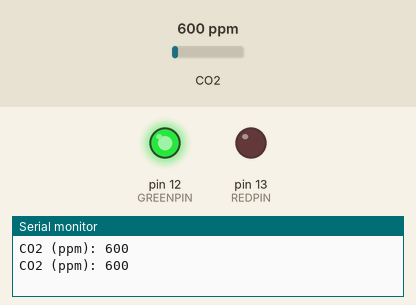
A sketch run on a simulated Arduino Uno, built with avr-gcc and run on an emulated ATmega328P. On the bench: output pins drawn as LEDs (lit = HIGH), the last lines printed to the serial monitor. The inputs (shaded band) are chosen by the test bench; at power-on: CO2 600 ppm.

Above: at 4.9 s.
5.0 s: CO2 set to 1479 ppm
8.1 s: CO2 set to 1524 ppm
At 8.8 s:
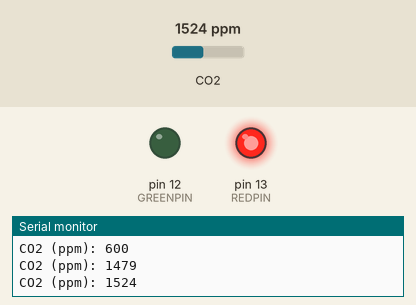
11.2 s: CO2 set to 452 ppm
At 13.6 s:
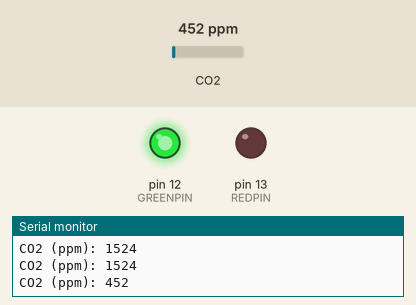
14.3 s: CO2 set to 1700 ppm
At 15.9 s:
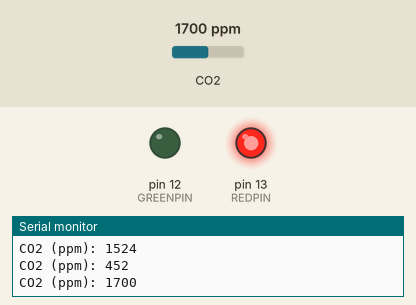
Timing chart, 0 to 17.4 s (numbered marks = the images above; inputs shaded):
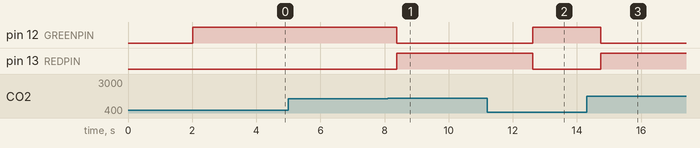

Measured:
- the behaviour switches between 1500 and 1501 ppm on CO2 (found by bisection; images 0 and 1)
- after the input at 8.1 s, pin 12 (GREENPIN): HIGH → LOW after 0.28 s; pin 13 (REDPIN): LOW → HIGH after 0.28 s
- after the input at 11.2 s, pin 12 (GREENPIN): LOW → HIGH after 1.4 s; pin 13 (REDPIN): HIGH → LOW after 1.4 s
- after the input at 14.3 s, pin 12 (GREENPIN): HIGH → LOW after 0.45 s; pin 13 (REDPIN): LOW → HIGH after 0.45 s

The sketch:

sketch_apr10a.ino
```cpp
#include <Arduino.h>
#include "MHZ19.h"
#include <SoftwareSerial.h>
#define RX_PIN 4         //MH-Z19 RX-PIN
#define TX_PIN 5         //MH-Z19 TX-PIN
#define BAUDRATE 9600    //Terminal Baudrate
#define REDPIN 13     //Pin für Rote LED
#define GREENPIN 12   //Pin für Grüne LED
#define SCHWELLE 1500 //Schwellwert wenn die LED von Grün auf Rot wechseln soll.


//Klassen definierung
MHZ19 myMHZ19;
SoftwareSerial mySerial(RX_PIN, TX_PIN);
unsigned long getDataTimer = 0;
void setup(){
      //LED PIN Mode festlegen
    pinMode(REDPIN, OUTPUT);
    pinMode(GREENPIN, OUTPUT);
      //Serielle Intialisierung
    Serial.begin(BAUDRATE);
    mySerial.begin(BAUDRATE);
    myMHZ19.begin(mySerial);
}


void loop(){
      //Prüfung ob 2 Sekunden um sind.
    if (millis() - getDataTimer >= 2000){
         int CO2; //Variable darf nur Zahlen enthalten
         CO2 = myMHZ19.getCO2(); //Variable schreiben
         //Ermittel ob der Schwellwert überschritten wurde und Schalten der LED
    if(CO2 > SCHWELLE){
        digitalWrite(GREENPIN, LOW);
        digitalWrite(REDPIN, HIGH);
        delay(100);
    }else {
        digitalWrite(REDPIN, LOW);
        digitalWrite(GREENPIN, HIGH);
        delay(100);
    }
    //Ausgabe auf den Seriellen Monitor
    Serial.print("CO2 (ppm): ");
    Serial.println(CO2);
    getDataTimer = millis();
    }
}
```
